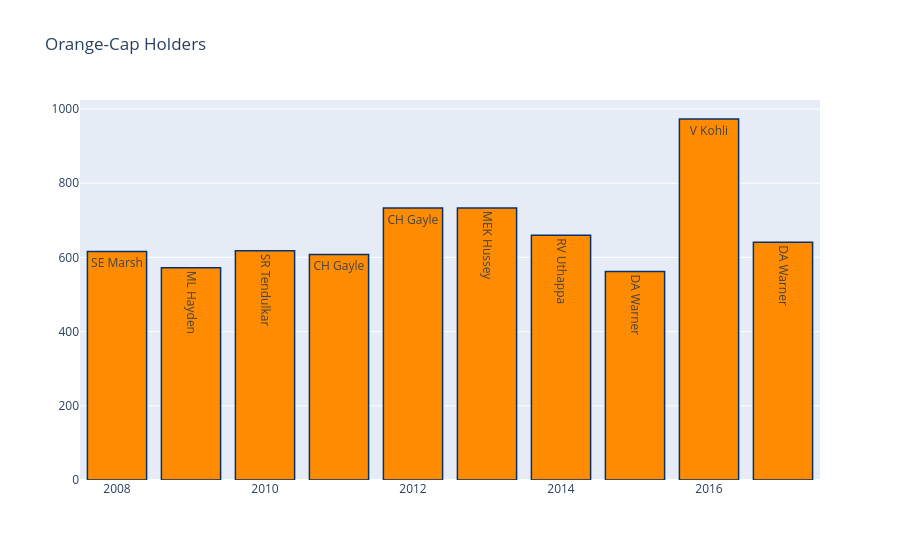

Notebook source saved alongside this figure:
### Markdown cell above
### Orange Caps Each Seasons

### Code cell
orange = matches[['id', 'season']]
orange = orange.merge(delivery, left_on='id', right_on='match_id', how='left')
orange = orange.groupby(['season', 'batsman'])['batsman_runs'].sum().reset_index()
orange = orange.sort_values('batsman_runs', ascending=0)
orange = orange.drop_duplicates(subset=['season'], keep='first')
orange.sort_values(by='season')

trace1 = go.Bar(
x = orange['season'].values,
y = orange['batsman_runs'].values,
name = 'Total Matches',
text = orange['batsman'].values,
marker = dict(
color = 'rgb(255, 140, 0)',
line = dict(
color = 'rgb(8, 48, 107)',
width = 1.5,
)
),
opacity = 1
)

layout = go.Layout(
title = "Orange-Cap Holders",
)

data = [trace1]
fig = go.Figure(data = data, layout = layout)
py.iplot(fig, filename = 'stacked-bar')

### Figure 1 — Plotly figure (JSON) as saved in the notebook; plotly's stock layout.template omitted (floating-point values rounded to 4 significant figures)
{"data": [{"marker": {"color": "rgb(255, 140, 0)", "line": {"color": "rgb(8, 48, 107)", "width": 1.5}}, "name": "Total Matches", "opacity": 1, "text": ["V Kohli", "CH Gayle", "MEK Hussey", "RV Uthappa", "DA Warner", "SR Tendulkar", "SE Marsh", "CH Gayle", "ML Hayden", "DA Warner"], "type": "bar", "x": [2016, 2012, 2013, 2014, 2017, 2010, 2008, 2011, 2009, 2015], "y": [973, 733, 733, 660, 641, 618, 616, 608, 572, 562]}], "layout": {"title": {"text": "Orange-Cap Holders"}}}
